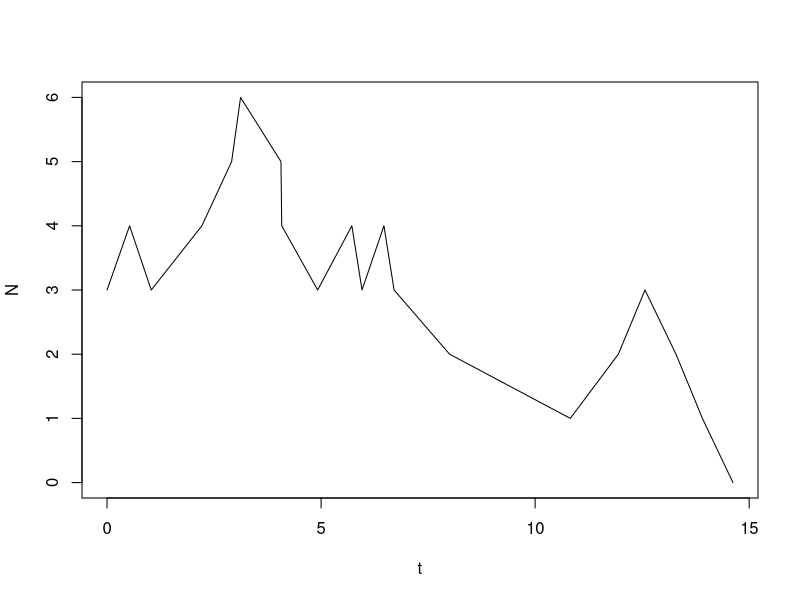
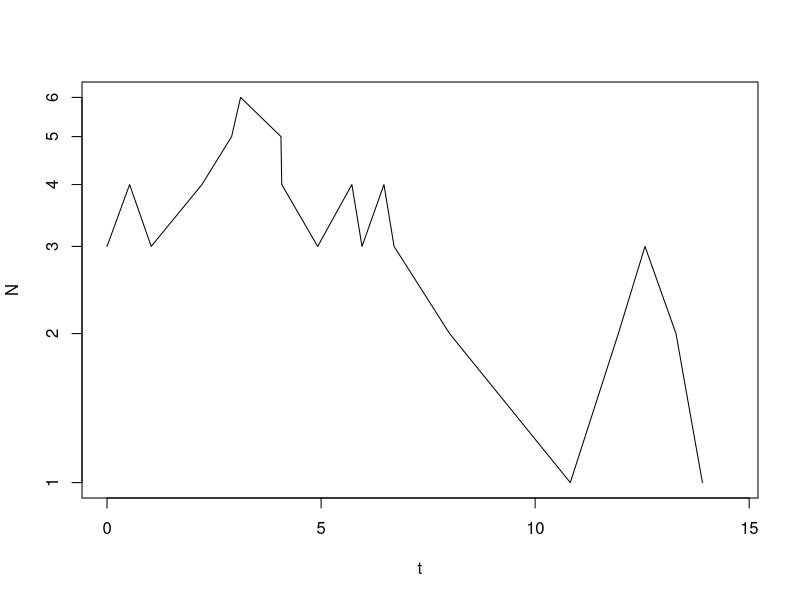
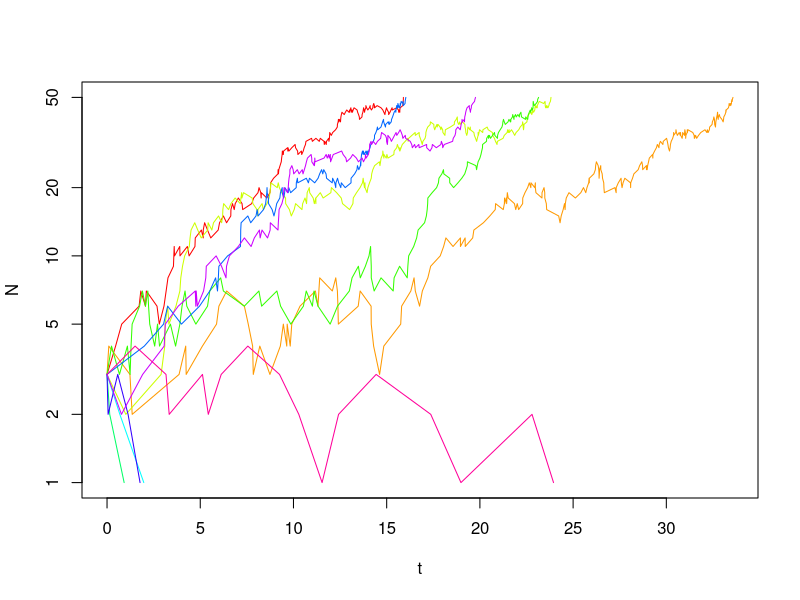

Source code (R) for these figures, in order:
## ---- chunk 1
knitr::opts_chunk$set(echo = TRUE)
## ---- chunk 2
time_series <- function(N0, Nmax, d, b){# this defines a function with the name "time_series". It has four arguments: N0, Nmax, b, d
  N <- N0 # initial value for population size
  t <- 0 # initial value for time
  output <- data.frame(t,N) # creates a data frame with two columns (one for time and one for population size) in which we can store the results from the simulation, we could also have use a matrix instead
  while (N < Nmax & N > 0) {# loop runs until N=0 or N=Nmax
    dt <- rexp(1, rate = d * N + b * N) # time to next event drawn from exponential distribution
    event <- sample(c(-1, 1), 1, prob = c(d * N, b * N)) # determines whether next event is birth or death
    t <- t + dt # updates time
    N <- N + event # updates population size
    output <- rbind(output, c(t, N)) # updates output by adding a new row
  }
  return(output)
}
## ---- chunk 3
time_series(N0 = 3, Nmax = 10, d = 0.2, b = 0.3)
## ---- chunk 4
data <- time_series(3, 200, 0.2, 0.3)
plot(data, type="l")
## ---- chunk 5
plot(data, log="y", type="l")
## ---- chunk 6
N0 <- 3
Nmax <- 50
d <- 0.2
b <- 0.3
sim <- 10 # this sets the number of simulations

results <- list() # using the list variable allows us to save results of all iterations of the function time_series, that is, we can save several data frames in it
for (i in 1:sim) {# to create sim different simulations, we embedd the function time.series in a for-loop
  results[[i]] <- time_series(N0, Nmax, d, b) # adds the result of a simulation to the results, note that we have to use [[]] to access list entries
}
## ---- chunk 7
maxt <- c() # creates a vector in which we store the length of the different time series
  for (i in 1:sim) {
  maxt[i] <- max(results[[i]][1]) # determines the length of the ith time series and stores the result in the object maxt
  }
tmax <- max(maxt) # the length of the longest time series is assigned to the parameter tmax
## ---- chunk 8
colors <- rainbow(length(results)) # sets number of colours equal to number sim
plot(results[[1]], type="l", log="y", ylim=c(1,Nmax),xlim=c(0,tmax), col=colors[1]) # plots the first simulation
for (i in 2:sim) {# this for-loop adds all further simulations to the same graph
  lines(results[[i]], type="l", col=colors[i])
}
